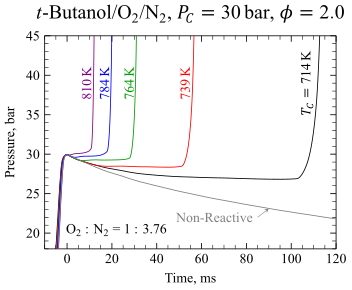

This figure's gnuplot source:
reset
set term postscript enhanced eps font "Times,18" color size 9cm,7cm dl 2.0
set output "tbuoh-phi20.eps"
set yrange[18:45]
set xrange [-10:120]
set xlabel "Time, ms"
set ylabel "Pressure, bar" offset 2
set title "{/=24 {/Times-Italic t}-Butanol/O_{2}/N_{2}, {/Times-Italic P_{/*0.75 C}}=30 bar, {/Symbol f}=2.0}"
unset key
set mxtics 4
set mytics 5
set xtics scale 1.25,0.75 
set ytics scale 1.25,0.75
set bmargin 3.5
set datafile separator ","

set label at 10,21 "{/=16 O_{2} : N_{2} = 1 : 3.76}"
set label at 107,35 rotate by 90 tc rgb "#000000" "{/=14 {/Times-Italic T_{C}} = 714 K}"
set label at 53,37 rotate by 90 tc rgb "#FF0000" "{/=14 739 K}"
set label at 28,37 rotate by 90 tc rgb "#006400" "{/=14 764 K}"
set label at 17,37 rotate by 90 tc rgb "#0000FF" "{/=14 784 K}"
set label at 9,37 rotate by 90 tc rgb "#FF00FF" "{/=14 810 K}"
set label at 80,21 right tc rgb "#666699" "{/=14 Non-Reactive}"

set arrow from 80,21 to 90,23.1 filled size 0.01,15 lc rgb "#666699" lw 1.5

plot 'tbuoh-phi20.txt' u 1:2 w lines lt 1 lw 1.5 lc rgb "#000000",\
     'tbuoh-phi20.txt' u 3:4 every ::::9500 w lines lt 1 lw 1.5 lc rgb "#FF0000",\
     'tbuoh-phi20.txt' u 5:6 every ::::7000 w lines lt 1 lw 1.5 lc rgb "#006400",\
     'tbuoh-phi20.txt' u 7:8 every ::::6000 w lines lt 1 lw 1.5 lc rgb "#0000FF",\
     'tbuoh-phi20.txt' u 9:10 every ::::5000 w lines lt 1 lw 1.5 lc rgb "#FF00FF",\
     'tbuoh-phi20.txt' u 11:12 w lines lt 1 lw 1.5 lc rgb "#666699"

set output
